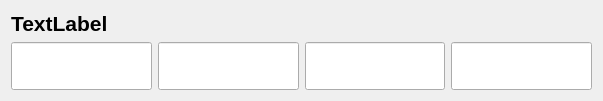
<?xml version="1.0" encoding="UTF-8"?>
<ui version="4.0">
 <class>KeyWidget</class>
 <widget class="QWidget" name="KeyWidget">
  <property name="geometry">
   <rect>
    <x>0</x>
    <y>0</y>
    <width>603</width>
    <height>101</height>
   </rect>
  </property>
  <property name="windowTitle">
   <string>Form</string>
  </property>
  <layout class="QGridLayout" name="gridLayout">
   <item row="0" column="0">
    <layout class="QVBoxLayout" name="verticalLayout">
     <item>
      <widget class="QLabel" name="label">
       <property name="font">
        <font>
         <pointsize>16</pointsize>
         <weight>75</weight>
         <bold>true</bold>
        </font>
       </property>
       <property name="text">
        <string>TextLabel</string>
       </property>
      </widget>
     </item>
     <item>
      <layout class="QHBoxLayout" name="horizontalLayout">
       <item>
        <widget class="QLineEdit" name="field1">
         <property name="minimumSize">
          <size>
           <width>0</width>
           <height>48</height>
          </size>
         </property>
         <property name="maximumSize">
          <size>
           <width>16777215</width>
           <height>48</height>
          </size>
         </property>
         <property name="maxLength">
          <number>4</number>
         </property>
        </widget>
       </item>
       <item>
        <widget class="QLineEdit" name="field2">
         <property name="minimumSize">
          <size>
           <width>0</width>
           <height>48</height>
          </size>
         </property>
         <property name="maximumSize">
          <size>
           <width>16777215</width>
           <height>48</height>
          </size>
         </property>
         <property name="maxLength">
          <number>4</number>
         </property>
        </widget>
       </item>
       <item>
        <widget class="QLineEdit" name="field3">
         <property name="minimumSize">
          <size>
           <width>0</width>
           <height>48</height>
          </size>
         </property>
         <property name="maximumSize">
          <size>
           <width>16777215</width>
           <height>48</height>
          </size>
         </property>
         <property name="maxLength">
          <number>4</number>
         </property>
        </widget>
       </item>
       <item>
        <widget class="QLineEdit" name="field4">
         <property name="minimumSize">
          <size>
           <width>0</width>
           <height>48</height>
          </size>
         </property>
         <property name="maximumSize">
          <size>
           <width>16777215</width>
           <height>48</height>
          </size>
         </property>
         <property name="maxLength">
          <number>4</number>
         </property>
        </widget>
       </item>
      </layout>
     </item>
    </layout>
   </item>
  </layout>
 </widget>
 <resources/>
 <connections/>
</ui>
